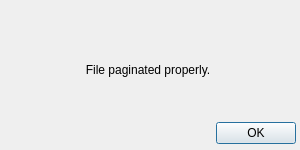
<?xml version="1.0" encoding="UTF-8"?>
<ui version="4.0">
 <class>Dialog</class>
 <widget class="QDialog" name="Dialog">
  <property name="geometry">
   <rect>
    <x>0</x>
    <y>0</y>
    <width>300</width>
    <height>150</height>
   </rect>
  </property>
  <property name="sizePolicy">
   <sizepolicy hsizetype="Minimum" vsizetype="Minimum">
    <horstretch>0</horstretch>
    <verstretch>0</verstretch>
   </sizepolicy>
  </property>
  <property name="minimumSize">
   <size>
    <width>300</width>
    <height>150</height>
   </size>
  </property>
  <property name="maximumSize">
   <size>
    <width>300</width>
    <height>150</height>
   </size>
  </property>
  <property name="windowTitle">
   <string>Dialog</string>
  </property>
  <widget class="QWidget" name="">
   <property name="geometry">
    <rect>
     <x>0</x>
     <y>60</y>
     <width>296</width>
     <height>84</height>
    </rect>
   </property>
   <layout class="QVBoxLayout" name="verticalLayout_2">
    <item>
     <layout class="QHBoxLayout" name="horizontalLayout_2">
      <item>
       <spacer name="horizontalSpacer_2">
        <property name="orientation">
         <enum>Qt::Horizontal</enum>
        </property>
        <property name="sizeHint" stdset="0">
         <size>
          <width>40</width>
          <height>20</height>
         </size>
        </property>
       </spacer>
      </item>
      <item>
       <widget class="QLabel" name="label">
        <property name="sizePolicy">
         <sizepolicy hsizetype="Minimum" vsizetype="Minimum">
          <horstretch>0</horstretch>
          <verstretch>0</verstretch>
         </sizepolicy>
        </property>
        <property name="minimumSize">
         <size>
          <width>200</width>
          <height>20</height>
         </size>
        </property>
        <property name="maximumSize">
         <size>
          <width>200</width>
          <height>20</height>
         </size>
        </property>
        <property name="text">
         <string>File paginated properly.</string>
        </property>
        <property name="alignment">
         <set>Qt::AlignCenter</set>
        </property>
       </widget>
      </item>
      <item>
       <spacer name="horizontalSpacer_3">
        <property name="orientation">
         <enum>Qt::Horizontal</enum>
        </property>
        <property name="sizeHint" stdset="0">
         <size>
          <width>40</width>
          <height>20</height>
         </size>
        </property>
       </spacer>
      </item>
     </layout>
    </item>
    <item>
     <layout class="QVBoxLayout" name="verticalLayout">
      <item>
       <spacer name="verticalSpacer">
        <property name="orientation">
         <enum>Qt::Vertical</enum>
        </property>
        <property name="sizeHint" stdset="0">
         <size>
          <width>20</width>
          <height>20</height>
         </size>
        </property>
       </spacer>
      </item>
      <item>
       <layout class="QHBoxLayout" name="horizontalLayout">
        <item>
         <spacer name="horizontalSpacer">
          <property name="orientation">
           <enum>Qt::Horizontal</enum>
          </property>
          <property name="sizeHint" stdset="0">
           <size>
            <width>40</width>
            <height>20</height>
           </size>
          </property>
         </spacer>
        </item>
        <item>
         <widget class="QPushButton" name="pushButton">
          <property name="text">
           <string>OK</string>
          </property>
         </widget>
        </item>
       </layout>
      </item>
     </layout>
    </item>
   </layout>
  </widget>
 </widget>
 <resources/>
 <connections>
  <connection>
   <sender>pushButton</sender>
   <signal>clicked()</signal>
   <receiver>Dialog</receiver>
   <slot>close()</slot>
   <hints>
    <hint type="sourcelabel">
     <x>240</x>
     <y>129</y>
    </hint>
    <hint type="destinationlabel">
     <x>199</x>
     <y>125</y>
    </hint>
   </hints>
  </connection>
 </connections>
</ui>
